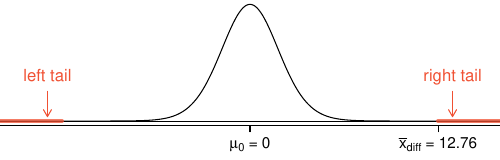

Here is the R script that generated this plot:
library(openintro)
data(textbooks)
data(COL)
d <- textbooks

pdf('textbooksS10HTTails.pdf', 5, 2)

par(las = 1, mar = c(1.7,0,0.5,0), mgp = c(3,0.5,0))
X <- seq(-9,9,0.01)
Y <- dt(X, 20)
plot(X, Y, type = 'l', axes = FALSE, xlim = c(-8,8))
axis(1, at = c(-10, 0, 6.5, 10),
     label = expression(0, mu[0]*' = 0', bar(x)[diff]*" = 12.76", 0),
     cex.axis = 0.9)

lines(X, Y, lwd = 1.5)
abline(h = 0)
these <- which(X >= 6.5)
polygon(c(X[these[1]], X[these], X[rev(these)[1]]),
        c(0, Y[these], 0),
        col = COL[4, 2], border = COL[4,2], lwd = 4)
these <- which(X <= -6.5)
polygon(c(X[these[1]], X[these], X[rev(these)[1]]),
        c(0, Y[these], 0),
        col = COL[4,2], border = COL[4,2], lwd = 4)

arrows(7, 0.1, 7, 0.015, length = 0.08, col = COL[4])
text(7, 0.1, "right tail", pos = 3, col = COL[4])
arrows(-7, 0.1, -7, 0.015, length = 0.08, col = COL[4])
text(-7, 0.1, "left tail", pos = 3, col = COL[4])

dev.off()